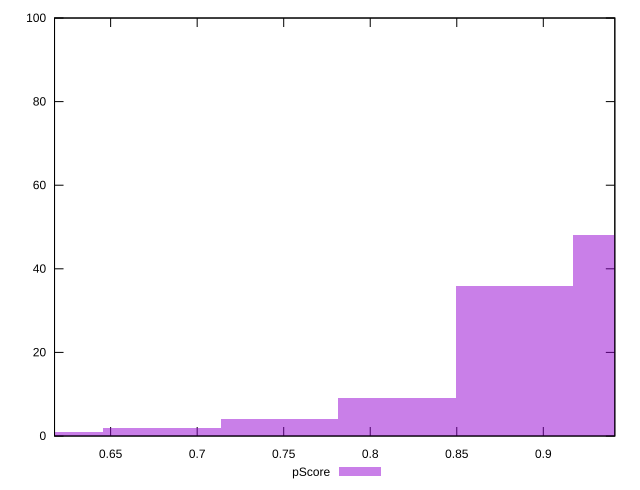

Recreate this plot in gnuplot.
reset

$pScore <<EOF
0.883389834643023 36
0.9513428988463324 48
0.8154367704397135 9
0.747483706236404 4
0.6795306420330947 2
0.6115775778297852 1
EOF

set key outside below
set boxwidth 0.06795306420330946
set xrange [0.6175829033805755:0.9413235499128616]
set yrange [0:100]
set trange [0:100]
set style fill transparent solid 0.5 noborder
set terminal svg size 640, 490 enhanced background rgb 'white'
set output "reprap/bootup-time/samples/pages+cached+noexternal+nomedia+nocss+nojs/pScore/histogram.svg"

plot $pScore title "pScore" with boxes

reset
